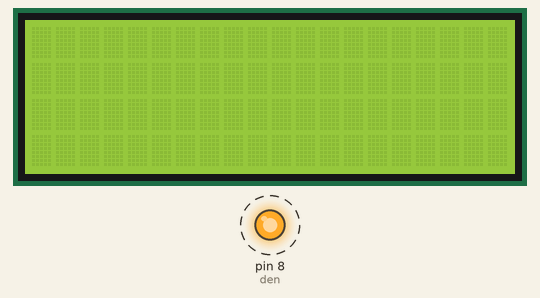
Simulated run of this sketch. Board: Arduino Uno, built with avr-gcc and run on an emulated ATmega328P. Parts: 20×4 character LCD, output pins drawn as LEDs (lit = HIGH). Dashed ring = blinking. What the sketch prints to the serial monitor is not drawn.

Above: at 0.5 s.
Timing chart, 0 to 4.7 s (numbered marks = the images above):
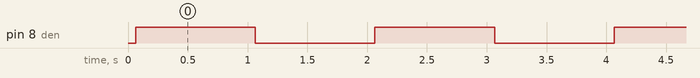

Measured:
- by itself, pin 8 (den): alternates HIGH for 1.0 s and LOW for 1.0 s

The sketch:

1.ino
```cpp
int timecho = 1000;
unsigned long hientai = 0;
unsigned long thoigian;

#include <Wire.h>
#include <LiquidCrystal_I2C.h>
LiquidCrystal_I2C lcd(0x27, 20, 4);

int den = 8;


void setup() {
  Serial.begin(9600);
lcd.init();
lcd.backlight();
  pinMode(den, OUTPUT);
}

void loop() {
    digitalWrite(den, HIGH);
    delay(1000);
      digitalWrite(den, LOW);
    delay(1000);

  thoigian = millis();
  Serial.print("Time: ");
  Serial.println(thoigian);

  if (thoigian - hientai >= timecho) {
    hientai = millis();
    Serial.print("              ");
    Serial.print("Hiện tại: ");
    Serial.print(hientai);
    Serial.print("     ");

    if (digitalRead(den) == LOW)  //Nếu đèn đang OFF
    {
      digitalWrite(den, HIGH);
      Serial.println("Đèn ON");
    } else  // Ngược lại, nếu đèn đang ON
    {
      digitalWrite(den, LOW);
      Serial.println("Đèn OFF");
    }
  }


}
```
